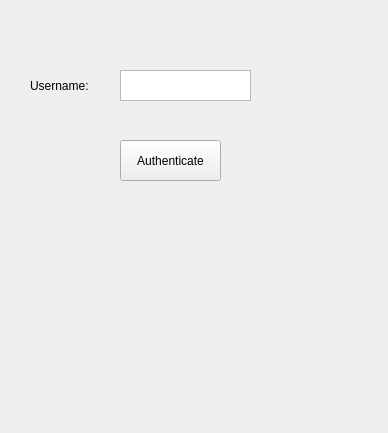
<?xml version="1.0" encoding="UTF-8"?>
<ui version="4.0">
    <class>Form</class>
    <widget class="QWidget" name="Form">
        <property name="geometry">
            <rect>
                <x>0</x>
                <y>0</y>
                <width>388</width>
                <height>433</height>
            </rect>
        </property>
        <property name="windowTitle">
            <string>Form</string>
        </property>
        <widget class="QLabel" name="label">
            <property name="geometry">
                <rect>
                    <x>30</x>
                    <y>70</y>
                    <width>71</width>
                    <height>31</height>
                </rect>
            </property>
            <property name="text">
                <string>Username:</string>
            </property>
        </widget>
        <widget class="QTextEdit" name="usernameField">
            <property name="geometry">
                <rect>
                    <x>120</x>
                    <y>70</y>
                    <width>131</width>
                    <height>31</height>
                </rect>
            </property>
        </widget>
        <widget class="QPushButton" name="authenticateButton">
            <property name="geometry">
                <rect>
                    <x>120</x>
                    <y>140</y>
                    <width>101</width>
                    <height>41</height>
                </rect>
            </property>
            <property name="text">
                <string>Authenticate</string>
            </property>
        </widget>
    </widget>
    <resources/>
    <connections/>
</ui>
